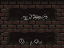

Below is a game level as drawn by its tile map, then a one-line description and the .tmx file that defines it, in full:
An orthogonal 4x3 tile map with 16x16 px tiles, 1 tile layer (Слой тайлов 1).

<map version="1.9" tiledversion="1.9.2" orientation="orthogonal" renderorder="right-down" width="4" height="3" tilewidth="16" tileheight="16" infinite="0" nextlayerid="2" nextobjectid="1">
 <tileset firstgid="1" source="mainlevbuild.tsx" />
 <layer id="1" name="Слой тайлов 1" width="4" height="3">
  <data encoding="csv">
1094,1095,1096,1097,
1158,1159,1160,1161,
1222,1223,1224,1225
</data>
 </layer>
</map>
